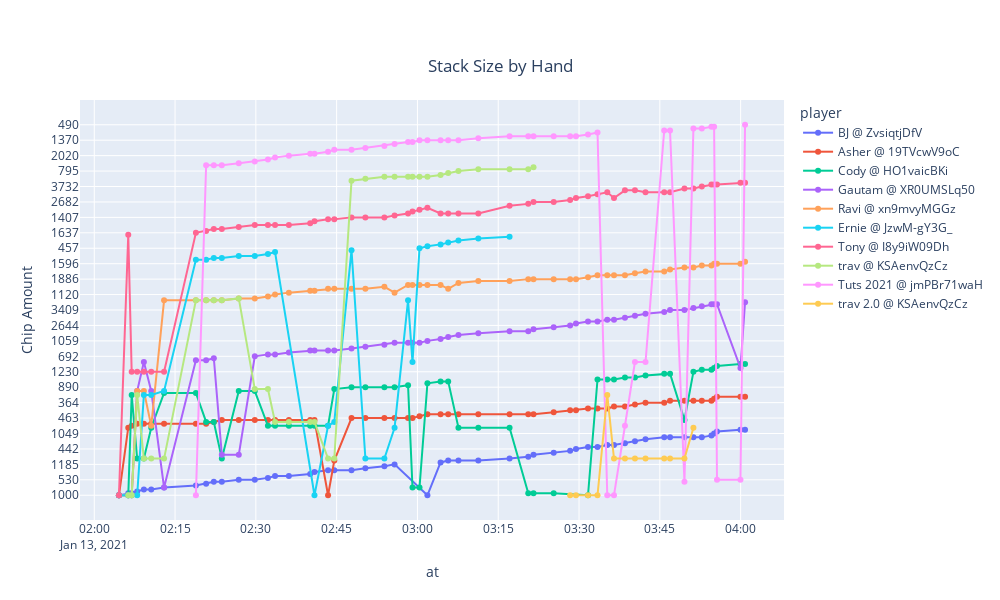

Notebook code cell kept with this figure:
### Code cell
import plotly.express as px

sot = poker_log[poker_log.entry.str.startswith('Player stacks:')].copy(deep=True)
sot.drop(columns=['street'], inplace=True)

sot.entry = sot.entry.str.lstrip('Player stacks: ')
sot = sot.assign(player_number=0)
sot = sot.assign(player='')
sot = sot.assign(stack_size=0)
sot = sot.assign(split=sot.entry.str.split(' \| ')).explode('split')
STACK_MATCHER = re.compile('#(\d+) \"(.*?)\" \((\d+)\)$')

def parse_stack_size(entry):
    match = STACK_MATCHER.match(entry)
    return match.group(1), match.group(2), match.group(3)

sot['player_number'],  sot['player'], sot['stack_size'] = zip(*sot['split'].apply(parse_stack_size))

sot.drop(columns=['entry', 'split'], inplace=True)
sot = sot.reset_index(drop=True)

fig = px.line(sot, x="at", y="stack_size", color ="player", title ='''Stack Size by Hand''',
        labels={'At':'Time','stack_size':'Chip Amount'}, hover_name='stack_size', hover_data=['stack_size'], width=1000, height=600)
fig.update_layout(
    title={
        'y':0.9,
        'x':0.5,
         'xanchor': 'center',
        })
fig.update_traces(mode='markers+lines')
fig.show()
